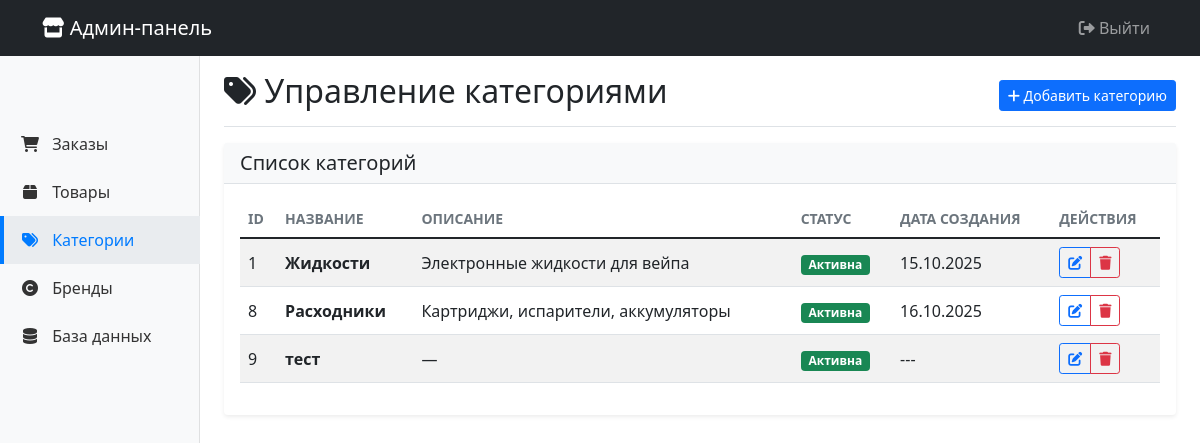
Page /categories (signed in) on the committed database.
### database/models.py (models this page shows)
class Category(Base):
    __tablename__ = 'categories'
    id = Column(Integer, primary_key=True)
    name = Column(String(100), nullable=False)
    description = Column(Text)
    is_active = Column(Boolean, default=True)
    created_at = Column(DateTime, default=lambda: datetime.now(pytz.utc))
    products = relationship("Product", back_populates="category")

### admin/app.py (the view)
@app.route('/categories')
@login_required
def categories():
    session = SessionLocal()
    try:
        categories = session.execute(text("SELECT * FROM categories ORDER BY name")).fetchall()
        return render_template('categories.html', categories=categories)
    finally:
        session.close()

### admin/app.py (called while the page is built)
@login_manager.user_loader
def load_user(user_id):
    return AdminUser(user_id)

@app.template_filter('format_date')
def format_date(value, format='%d.%m.%Y'):
    if not value:
        return "---"
    if isinstance(value, str):
        try:
            if 'T' in value:
                value = datetime.fromisoformat(value.replace('Z', '+00:00'))
            else:
                value = datetime.strptime(value, '%Y-%m-%d %H:%M:%S.%f')
        except (ValueError, AttributeError):
            return value[:10]  # Первые 10 символов (YYYY-MM-DD)
    if isinstance(value, datetime):
        return value.strftime(format)
    return str(value)

### admin/templates/categories.html (shortened to what this page needs)
{% extends "base.html" %}
{% block content %}
<div class="d-flex justify-content-between flex-wrap flex-md-nowrap align-items-center pt-3 pb-2 mb-3 border-bottom">
    <h1 class="h2"><i class="fas fa-tags"></i> Управление категориями</h1>
    <div class="btn-toolbar mb-2 mb-md-0">
        <button type="button" class="btn btn-sm btn-primary" data-bs-toggle="modal" data-bs-target="#addCategoryModal">
            <i class="fas fa-plus"></i> Добавить категорию
        </button>
    </div>
</div>
<div class="card">
    <div class="card-header">
        <h5 class="card-title mb-0">Список категорий</h5>
    </div>
    <div class="card-body">
        <div class="table-responsive">
            <table class="table table-striped table-hover">
                <thead>
                    <tr>
                        <th>ID</th>
                        <th>Название</th>
                        <th>Описание</th>
                        <th>Статус</th>
                        <th>Дата создания</th>
                        <th>Действия</th>
                    </tr>
                </thead>
                <tbody>
                    {% for category in categories %}
                    <tr>
                        <td>{{ category.id }}</td>
                        <td><strong>{{ category.name }}</strong></td>
                        <td>{{ category.description or '—' }}</td>
                        <td>
                            <span class="badge {% if category.is_active %}bg-success{% else %}bg-danger{% endif %}">
                                {% if category.is_active %}Активна{% else %}Неактивна{% endif %}
                            </span>
                        </td>
                        <td>{{ category.created_at | format_date }}</td>
                        <td>
                            <div class="btn-group btn-group-sm">
                                <button type="button" class="btn btn-outline-primary"
                                        onclick="editCategory({{ category.id }}, '{{ category.name | escape }}', '{{ category.description | escape }}')">
                                    <i class="fas fa-edit"></i>
                                </button>
                                <button type="button" class="btn btn-outline-danger"
                                        onclick="deleteCategory({{ category.id }}, '{{ category.name | escape }}')">
                                    <i class="fas fa-trash"></i>
                                </button>
                            </div>
                        </td>
                    </tr>
                    {% endfor %}
                </tbody>
            </table>
        </div>
    </div>
</div>
{% endblock %}

### admin/static/css/style.css (style rules this page uses)
.table th { border-top: none; font-weight: 600; font-size: 0.875rem; text-transform: uppercase; color: #6c757d; }
.table td { vertical-align: middle; }
.card { border: none; box-shadow: 0 0.125rem 0.25rem rgba(0, 0, 0, 0.075); margin-bottom: 1.5rem; }
.card-header { background-color: #f8f9fa; border-bottom: 1px solid #dee2e6; font-weight: 600; }
.badge { font-size: 0.75em; }
.btn-group-sm > .btn { padding: 0.25rem 0.5rem; }

### rows in the picture
Category: id "1", name "Жидкости", description "Электронные жидкости для вейпа", is_active "Активна", created_at "15.10.2025"
Category: id "8", name "Расходники", description "Картриджи, испарители, аккумуляторы", is_active "Активна", created_at "16.10.2025"
Category: id "9", name "тест", description "—", is_active "Активна", created_at "---"
